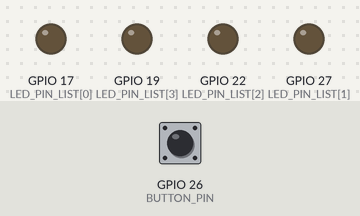
The program below on a simulated Raspberry Pi (BCM pin numbers). On the bench: output pins drawn as LEDs (lit = HIGH). Inputs (shaded band) come from the test bench; at power-on: GPIO 26 (BUTTON_PIN) LOW.

Above: at 1.2 s.
1.3 s: GPIO 26 (BUTTON_PIN) pulled HIGH for 0.15 s
At 2.4 s:
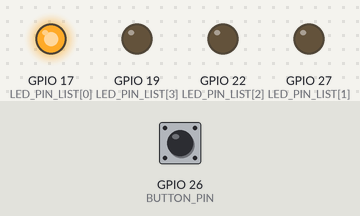
2.9 s: GPIO 26 (BUTTON_PIN) pulled HIGH for 1 s
At 3.7 s:
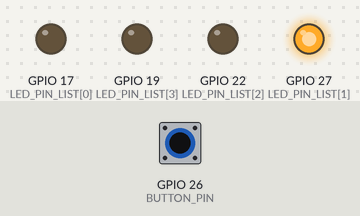
5.4 s: GPIO 26 (BUTTON_PIN) pulled HIGH for 0.15 s
At 6.6 s:
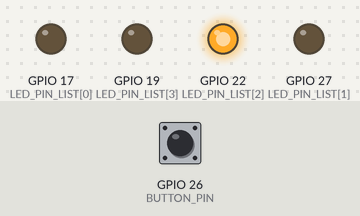
7.0 s: GPIO 26 (BUTTON_PIN) pulled HIGH for 3.2 s
At 8.1 s:
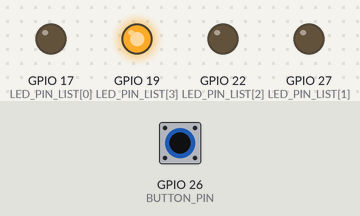
Timing chart, 0 to 10.0 s (numbered marks = the images above; inputs shaded):
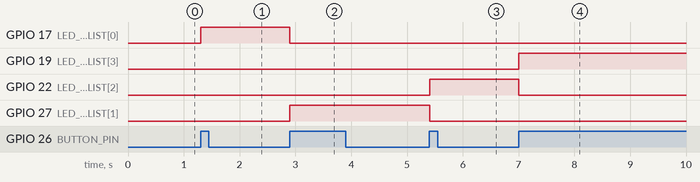

The program:

button_and_read_led_status_function_final.py
```python
import RPi.GPIO as GPIO
import time

LED_PIN_LIST = [17, 27, 22, 19]
BUTTON_PIN = 26

def led_on(led_index):
    if led_index not in LED_PIN_LIST:
        return
    for pin in LED_PIN_LIST:
        if pin == led_index:
            GPIO.output(pin, GPIO.HIGH)
        else:
            GPIO.output(pin, GPIO.LOW)

GPIO.setmode(GPIO.BCM)
for pin in LED_PIN_LIST:
    GPIO.setup(pin, GPIO.OUT)
GPIO.setup(BUTTON_PIN, GPIO.IN)


previous_button_state = GPIO.input(BUTTON_PIN)
led_index = 0

while True:
    time.sleep(0.01)
    button_state = GPIO.input(BUTTON_PIN)
    if button_state != previous_button_state:
        previous_button_state = button_state
        if button_state == GPIO.HIGH:
            led_on(LED_PIN_LIST[led_index])
            led_index += 1
            if led_index >= len(LED_PIN_LIST):
                led_index = 0


GPIO.cleanup()
```

Measured:
- after the input at 1.3 s, GPIO 17 (LED_PIN_LIST[0]): LOW → HIGH at once
- after the input at 2.9 s, GPIO 17 (LED_PIN_LIST[0]): HIGH → LOW at once; GPIO 27 (LED_PIN_LIST[1]): LOW → HIGH at once
- after the input at 5.4 s, GPIO 22 (LED_PIN_LIST[2]): LOW → HIGH at once; GPIO 27 (LED_PIN_LIST[1]): HIGH → LOW at once
- after the input at 7.0 s, GPIO 19 (LED_PIN_LIST[3]): LOW → HIGH at once; GPIO 22 (LED_PIN_LIST[2]): HIGH → LOW at once
